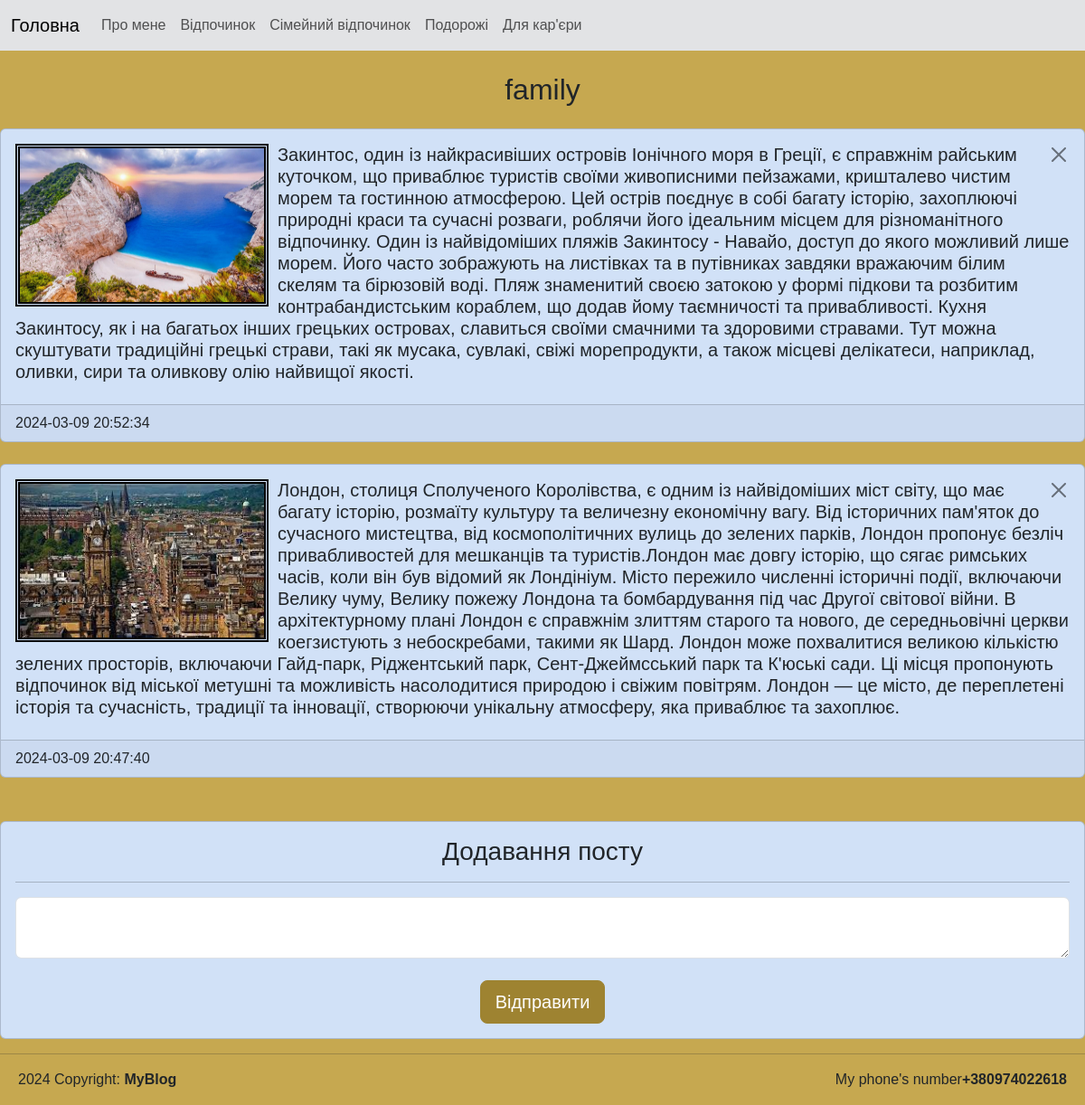
The page /post/category/family on the database its author committed.
### tables this page shows
CREATE TABLE category(
	category_id INTEGER PRIMARY KEY AUTOINCREMENT,
	category_name TEXT
	);

CREATE TABLE post(
	post_id INTEGER PRIMARY KEY AUTOINCREMENT,
	category_id INTEGER NOT NULL,
	post_text TEXT,
	post_datetime TEXT NOT NULL DEFAULT CURRENT_TIMESTAMP,
	FOREIGN KEY (category_id) REFERENCES category(category_id)
ON UPDATE CASCADE ON DELETE CASCADE 	
);

### main.py (the view)
@app.route('/post/category/<category_name>', methods=["GET", "POST"])
def post_category(category_name):
    category_id = db.getIdByCategory(category_name)
    if request.method == "GET":
        posts = db.getPostsByCategory(category_name)
    if request.method == "POST":
        db.addPost(request.form["category_id"], request.form["post"])
        posts = db.getPostsByCategory(category_name)
        return redirect(f"/post/category/{category_name}")
    return render_template("post_category.html",category_name=category_name,
    category_id=category_id,
    posts=posts)

### db_scripts.py (called while the page is built)
def open():
    global connection, cursor
    connection = sqlite3.connect(db_name)
    cursor = connection.cursor()

def close():
    cursor.close()
    connection.close()

def getIdByCategory(category_name):
    open()
    cursor.execute(''' SELECT category_id FROM category WHERE category_name = (?)
    ''',[category_name])
    category_id = cursor.fetchone()[0]
    close()
    return category_id

def getPostsByCategory(category_name):
    open()
    cursor.execute('''
        SELECT * FROM post, category WHERE category_name = (?)
        AND post.category_id = category.category_id
        ORDER BY post_datetime  DESC

     ''', [category_name])
    posts = cursor.fetchall()
    close()
    return posts

### templates/post_category.html (shortened to what this page needs)
{% extends "index.html" %}
{%block content%}
<h2 class="my-4 ms -3 category-header">{{category_name}}</h2>
<section class="category_content">
    <div>
        {%for post in posts%}
        <div class="card my-4 bolder">
          <div class="card-body">
            <a href="/post/delete/{{post[0]}}/{{category_name}}" onclick="return confirm('Видалити пост?')">          <button  type="button" class="btn-close" data-bs-dismiss="alert" aria-label="Close" style="float: right"></button>
            </a>
              <image class="post-image" src="/static/{{post[0]}}.jpg" alt="{{post[0]}}" width="280px" height="180px">
              <h5 class="card-title">{{post[2]}}</h5>
          </div>
          <footer class="card-footer">{{post[3]}}</footer>
        </div>
        {%endfor%}
        </div>
        <div class="card mt-5 bolder">
            <div class="card-body">
              <div class="add">
                <h3 class="card-title">Додавання посту</h3>
              </div>
              <hr>
              <form method="POST">
                  <textarea name="post" class="form-control post-input"></textarea><br>
                  <div class="add"><input type="submit" class="btn btn-primary btn-lg go" value="Відправити"></div>
              </form>
            </div>
          </div>
</section>
{% endblock %}

### static/style.css (style rules this page uses)
body { background-color: rgb(198, 168, 80); font-family: Arial, Helvetica, sans-serif; }
.post-image { float: left; border: 5px double black; margin-right: 10px; }
.category-header { font-size: xx-large; font-family: Impact, Haettenschweiler, 'Arial Narrow Bold', sans-serif; text-align: center; }
.post-input { font-size: large; }
.add { text-align: center; }
.go { background-color: rgb(158, 131, 49); border-color: rgb(158, 131, 49); }
.bolder { background-color: rgb(209, 225, 247); }

### rows shown on the page
category: category_name "family"
post: shows a picture, post_text "Закинтос, один із найкрасивіших островів Іонічного моря в Греції, є справжнім райським куточком, що приваблює туристів своїми живописними пейзажами, кришталево чистим морем та гостинною атмосферою. Цей острів поєднує в собі багату історію, захоплюючі природні краси та сучасні розваги, роблячи його ідеальним місцем для різноманітного відпочинку. Один із найвідоміших пляжів Закинтосу - Навайо, доступ до якого можливий лише морем. Його часто зображують на листівках та в путівниках завдяки вражаючим білим скелям та бірюзовій воді. Пляж знаменитий своєю затокою у формі підкови та розбитим контрабандистським кораблем, що додав йому таємничості та привабливості. Кухня Закинтосу, як і на багатьох…", post_datetime "2024-03-09 20:52:34"
post: shows a picture, post_text "Лондон, столиця Сполученого Королівства, є одним із найвідоміших міст світу, що має багату історію, розмаїту культуру та величезну економічну вагу. Від історичних пам'яток до сучасного мистецтва, від космополітичних вулиць до зелених парків, Лондон пропонує безліч привабливостей для мешканців та туристів.Лондон має довгу історію, що сягає римських часів, коли він був відомий як Лондініум. Місто пережило численні історичні події, включаючи Велику чуму, Велику пожежу Лондона та бомбардування під час Другої світової війни. В архітектурному плані Лондон є справжнім злиттям старого та нового, де середньовічні церкви коегзистують з небоскребами, такими як Шард. Лондон може похвалитися великою…", post_datetime "2024-03-09 20:47:40"
